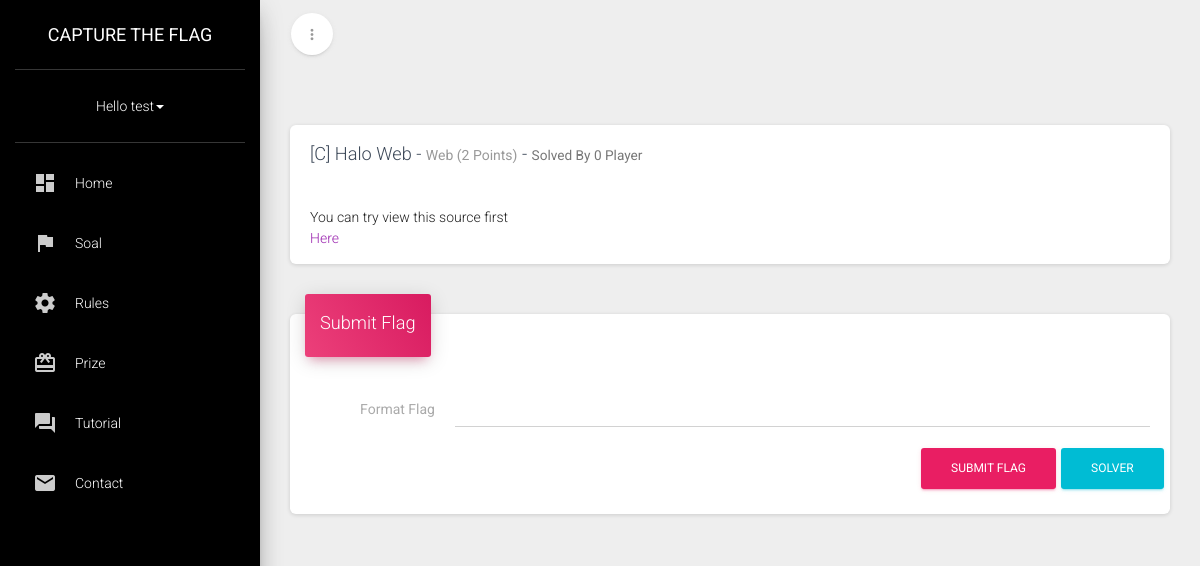
/member/lihat.soal.php?id=4 (signed in), run on the app's committed database.
### tables this page shows
CREATE TABLE `submit` (
  `id` int(11) NOT NULL,
  `nama_soal` varchar(100) NOT NULL,
  `deskripsi` text NOT NULL,
  `kategori` varchar(100) NOT NULL,
  `score` int(11) NOT NULL,
  `flag` varchar(100) NOT NULL,
  `level` varchar(100) NOT NULL,
  `file` varchar(100) NOT NULL
);

### modules/db.class.php (called while the page is built, shortened)
<?php
class Database
{
	public function search_user_by_id($id){
		$sql = mysql_query("SELECT * FROM `peserta` WHERE `username` = '$id'");
		$sql = mysql_fetch_array($sql);
		return $sql[id];
	}
}

### member/lihat.soal.php (the view, shortened to what this page needs)
<?php
require_once('../modules/db.class.php');
$Modules = new Modules;$Modules->isUser();
$Database = new Database;
$idNya = $Database->search_user_by_id($_SESSION['username'] );
$q = mysql_query("SELECT * FROM submit WHERE id = '".((int) mysql_real_escape_string($_GET['id']))."'");
$data = mysql_fetch_array($q);
	$saol = mysql_query("SELECT * FROM last_solved where soal_id = '".$data['id']."'");
	$jum = mysql_num_rows($saol);
	$muhammadgholyquery = mysql_query("SELECT * FROM last_solved WHERE peserta_id = '".mysql_real_escape_string($idNya)."' AND soal_id = '".$data['id']."'");
?>
<!DOCTYPE html>
<html>
<head>
<?= $Modules->header(htmlspecialchars($data['nama_soal']));?>
</head>
<body>
	<div class="wrapper">
	<?= $Modules->slideMenu();?>
	<div class="main-panel">
		<nav class="navbar navbar-transparent navbar-absolute">
			<div class="container-fluid">
				<div class="navbar-minimize">
					<button id="minimizeSidebar" class="btn btn-round btn-white btn-fill btn-just-icon">
						<i class="material-icons visible-on-sidebar-regular">more_vert</i>
					</button>
				</div>
			</div>
		</nav>
		<div class="content">
				<div class="container-fluid">
					<div class="row">
						<div class="col-md-12">
							<div class="card">
                                <div class="card-header">
                                    <h4 class="card-title"><?=htmlspecialchars($data['nama_soal'])?> - <small class="category"><?=htmlspecialchars($data['kategori'])?> (<?=htmlspecialchars($data['score'])?> Points)</small> - <small>Solved By <?= $jum ?> Player</small>
                                    </h4>
                                </div>
                                <div class="card-content">
                                    <div class="row">
                                        <div class="col-md-12">
                                            <div class="tab-content">
                                                <div class="tab-pane active" id="dashboard-2">
                                                   <?=($data['deskripsi'])?></div>
                                            </div>
                                        </div>
                                    </div>
                            </div>
						</div>
					</div>
				</div>
				<div class="card">
                    <form method="post" action="" class="form-horizontal">
                        <div class="card-header card-header-text" data-background-color="rose">
                            <h4 class="card-title">Submit Flag</h4>
                        </div>
                        <div class="card-content">
                            <div class="row">
                                <label class="col-sm-2 label-on-left">Format Flag</label>
                                <div class="col-sm-10">
                                    <div class="form-group label-floating is-empty">
                                        <input type="text" class="form-control" name="flag" autocomplete="OFF" <?php if (mysql_num_rows($muhammadgholyquery) > 0) { echo "disabled value='".$data['flag']."' "; } ?>>
                                    <span class="material-input"></span><span class="material-input"></span></div>
                                </div>
                            </div>
                            <div class="row">
                               <div class="form-footer text-right">
                                <button type="submit" class="btn btn-rose btn-fill" <?php if (mysql_num_rows($muhammadgholyquery) > 0) { echo "disabled"; }?>>Submit Flag<div class="ripple-container"></div></button>
                                <button type="button" onclick="$('#solverCTF').modal('show');" class="btn btn-info">Solver</button>
                            </div>
                            </div>
                        </div>
                    </form>
                </div>
			</div>
		</div>
</div>
</body>
</html>

### data on the page
submit: nama_soal "[C] Halo Web", kategori "Web", score "2", deskripsi "You can try view this source first Here"

### other printed values
$_SESSION['username'] "test"
$jum "0"
